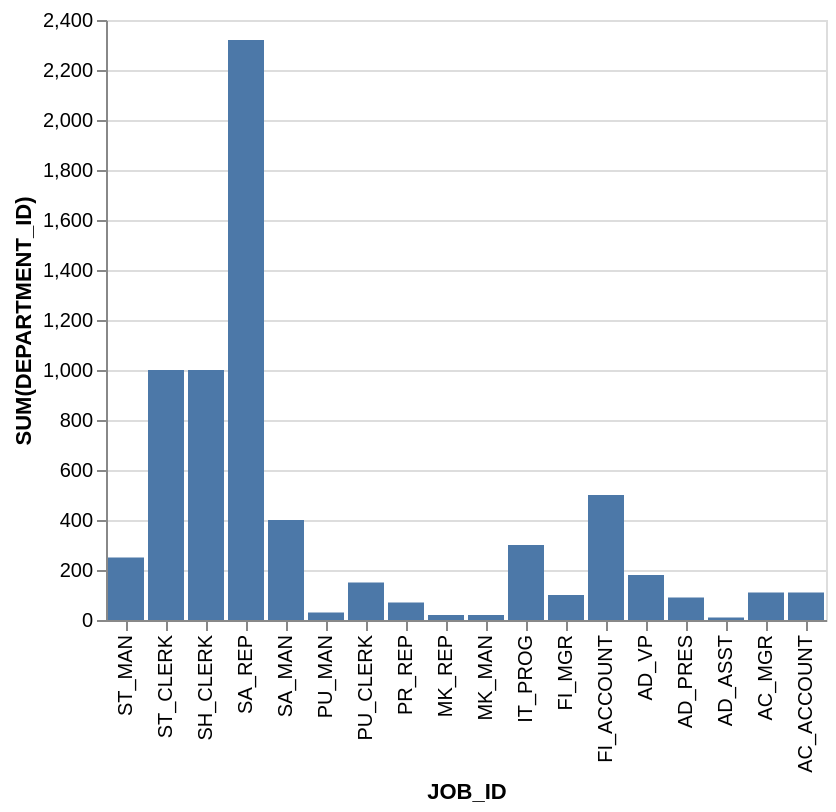

The specification (Vega-Lite) saved for this image:
### Vega-Lite specification from a JSON file in a GitHub repository (floating-point values rounded to 4 significant figures)
{"data": {"values": [{"x_data": "ST_MAN", "y_data": 250}, {"x_data": "ST_CLERK", "y_data": 1000}, {"x_data": "SH_CLERK", "y_data": 1000}, {"x_data": "SA_REP", "y_data": 2320}, {"x_data": "SA_MAN", "y_data": 400}, {"x_data": "PU_MAN", "y_data": 30}, {"x_data": "PU_CLERK", "y_data": 150}, {"x_data": "PR_REP", "y_data": 70}, {"x_data": "MK_REP", "y_data": 20}, {"x_data": "MK_MAN", "y_data": 20}, {"x_data": "IT_PROG", "y_data": 300}, {"x_data": "FI_MGR", "y_data": 100}, {"x_data": "FI_ACCOUNT", "y_data": 500}, {"x_data": "AD_VP", "y_data": 180}, {"x_data": "AD_PRES", "y_data": 90}, {"x_data": "AD_ASST", "y_data": 10}, {"x_data": "AC_MGR", "y_data": 110}, {"x_data": "AC_ACCOUNT", "y_data": 110}]}, "mark": "bar", "encoding": {"x": {"field": "x_data", "type": "nominal", "title": "JOB_ID", "sort": "descending"}, "y": {"field": "y_data", "type": "quantitative", "title": "SUM(DEPARTMENT_ID)"}}}
